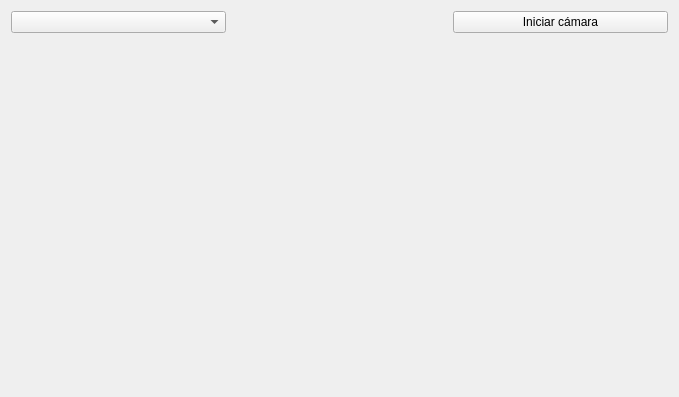
<?xml version="1.0" encoding="UTF-8"?>
<ui version="4.0">
 <class>Principal</class>
 <widget class="QWidget" name="Principal">
  <property name="geometry">
   <rect>
    <x>0</x>
    <y>0</y>
    <width>679</width>
    <height>397</height>
   </rect>
  </property>
  <property name="windowTitle">
   <string>Principal</string>
  </property>
  <layout class="QGridLayout" name="gridLayout">
   <item row="1" column="2">
    <widget class="Frame" name="frame2" native="true"/>
   </item>
   <item row="2" column="1">
    <widget class="Frame" name="frame4" native="true"/>
   </item>
   <item row="1" column="3">
    <widget class="Frame" name="frame3" native="true"/>
   </item>
   <item row="2" column="2">
    <widget class="Frame" name="frame5" native="true"/>
   </item>
   <item row="1" column="1">
    <widget class="Frame" name="frame1" native="true"/>
   </item>
   <item row="2" column="3">
    <widget class="Frame" name="frame6" native="true"/>
   </item>
   <item row="0" column="1">
    <widget class="QComboBox" name="cbSeleccionarCamara"/>
   </item>
   <item row="0" column="3">
    <widget class="QPushButton" name="pbIniciarCamara">
     <property name="text">
      <string>Iniciar cámara</string>
     </property>
    </widget>
   </item>
  </layout>
 </widget>
 <layoutdefault spacing="6" margin="11"/>
 <customwidgets>
  <customwidget>
   <class>Frame</class>
   <extends>QWidget</extends>
   <header location="global">frame.h</header>
   <container>1</container>
  </customwidget>
 </customwidgets>
 <resources/>
 <connections/>
</ui>
